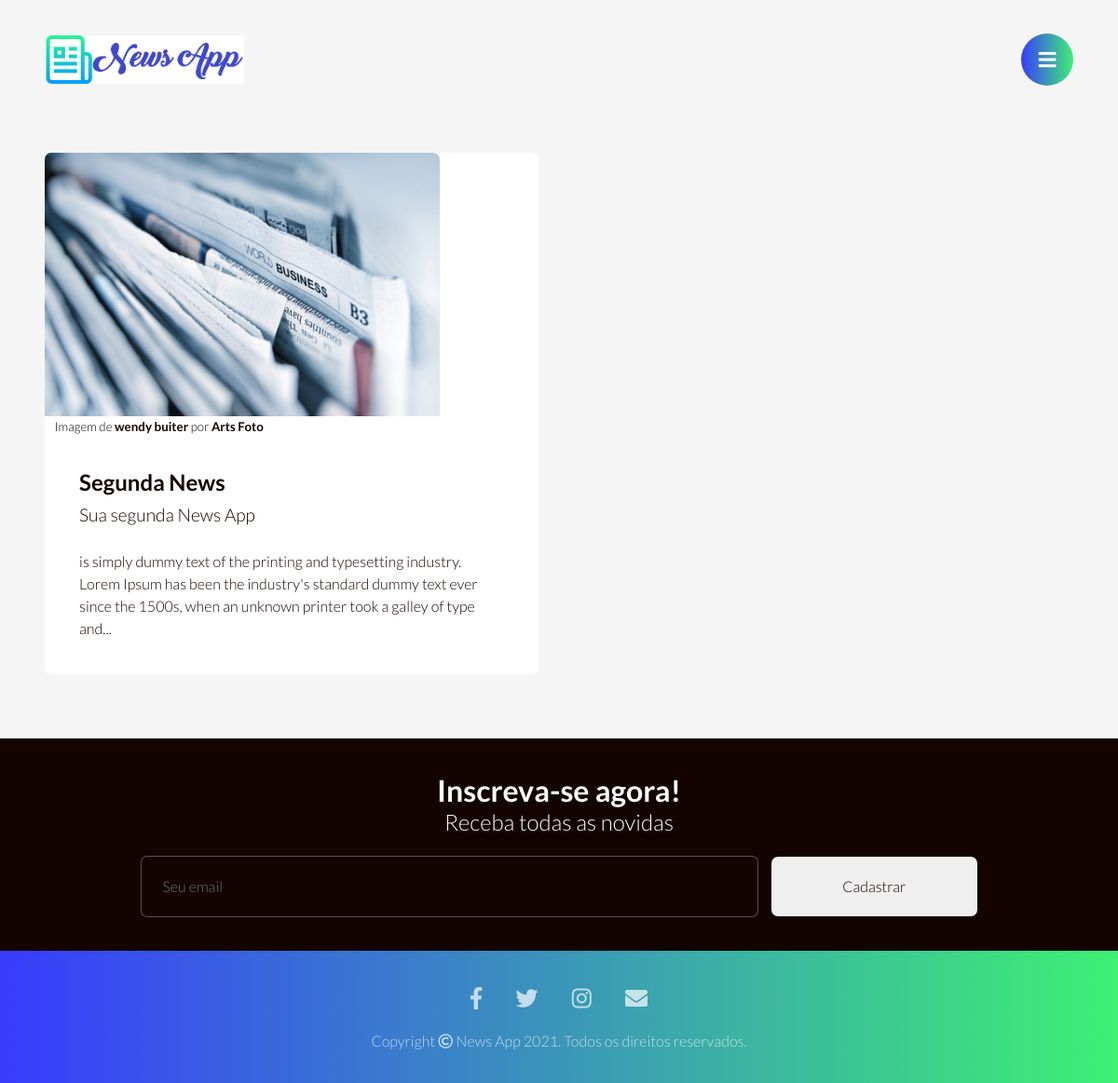
Screenshot of /categorias.php?id=1 with the database file from the repository.
### tables this page shows
CREATE TABLE `tbnoticias` (
  `id` int(11) NOT NULL,
  `titulo` varchar(100) NOT NULL,
  `sloga` varchar(255) NOT NULL,
  `conteudo` text NOT NULL,
  `autorId` int(11) NOT NULL,
  `categoriaId` int(11) NOT NULL,
  `criado` datetime DEFAULT NULL
);

### core/postscategoria.php (called while the page is built)
<?php
include_once('dbconfig.php');
class PostsCategoria{
    public function select_id($post_id){
        global $pdo;
        $query = $pdo->prepare("SELECT * FROM `tbnoticias` WHERE categoriaId= ?");
        $query->bindValue(1, $post_id);
        $query->execute();
        return $query->fetchAll();
    }
}
?>

### core/funcoes.php (called while the page is built, shortened)
<?php
function limitarTexto($texto, $limite)
{
    $texto = substr($texto, 0, strrpos(substr($texto, 0, $limite), ' ')) . '...';
    return $texto;
}

### categorias.php (the view)
<?php
require_once(__DIR__ . '/header.php');
require_once(__DIR__ . '/core/funcoes.php');
require_once(__DIR__ . '/core/postscategoria.php');
if (isset($_GET['id'])) {
    $dados = new PostsCategoria;
    $id = $_GET['id'];
    $post = $dados->select_id($id);
    if ($post != null) {
?>
        <main class=" container">
            <?php
            foreach ($post as $item) {
            ?>
                <article class="posts">
                    <a href="noticia.php?id=<?php echo $item['id']; ?>"><img src="<?php $URL ?>./img/posts/article1.jpg" alt="Post 1"></a>
                    <div class="fonte">
                        Imagem de <a href="#" target="_blanck">wendy buiter</a> por <a href="#" target="_blanck">Arts Foto</a>
                    </div>
                    <div class="inner">
                        <a href="noticia.php?id=<?php echo $item['id']; ?>">
                            <?php echo $item['titulo']; ?>
                        </a>
                        <h4>
                            <?php echo $item['sloga']; ?>
                        </h4>
                        <p><?php
                            echo (limitarTexto($item['conteudo'], $limite = 200));
                            ?></p>
                    </div>
                </article>
            <?php
            }
            ?>
        </main>
        <section class="newsletter container">
            <h2>Inscreva-se agora!</h2>
            <h3>Receba todas as novidas</h3>
            <form>
                <input class="bt-black" type="email" placeholder="Seu email" />
                <button class="bt-white">Cadastrar</button>
            </form>
        </section>
<?php
 require_once('footer.php');
    } else {
        header(('Location: index.php'));
        exit();
    }
}

### css/indexstyle.css (style rules this page uses)
* { margin: 0; padding: 0; font-size: 100%; border: none; outline: none; font-weight: 300; box-sizing: border-box; font-family: "Lato", sans-serif; }
body { background-color: #f5f5f5; }
a { text-decoration: none; }
img { max-width: 100%; }
.container { width: 100%; float: left; padding: 3% 4%; text-align: center; }
.fonte { font-size: 10pt; padding-left: 2%; }
.fonte a { color: #130400; text-decoration: none; font-weight: bold; }
.posts { width: 100%; text-align: left; margin-bottom: 3%; background-color: #fff; border-radius: 7px; }
.posts img { width: 80%; border-radius: 7px 7px 0 0; }
.inner { padding: 7%; }
.inner a { font-size: 1.5em; color: #130400; font-weight: 700; }
.inner h4 { font-size: 1.2em; color: #130400; margin-top: 2%; }
.inner p { margin-top: 6%; color: #130400; line-height: 1.5em; }
.newsletter { background-color: #130400; }
.newsletter h2 { font-size: 1.5em; color: #fff; font-weight: 700; }
.newsletter h3 { color: #fff; }
.newsletter form { margin-top: 2%; }
.newsletter input { width: 80%; color: #fff; border: 1px solid rgba(255, 255, 255, 0.3); padding: 5%; background-color: #130400; border-radius: 7px; }
.newsletter button { width: 80%; color: #130400; padding: 5%; cursor: pointer; margin-top: 2%; border-radius: 7px; }
@media screen and (min-width: 768px) { .posts { width: 49%; float: left; margin-right: 2%; } }
@media screen and (min-width: 768px) { .newsletter h2 { font-size: 2em; } }
@media screen and (min-width: 768px) { .newsletter h3 { font-size: 1.5em; } }
@media screen and (min-width: 768px) { .newsletter input { width: 70%; padding: 2%; float: left; margin-right: 1%; } }
@media screen and (min-width: 768px) { .newsletter button { width: 29%; padding: 2%; float: right; margin-top: 0; } }
@media screen and (min-width: 960px) { .posts { width: 48%; } }
@media screen and (min-width: 960px) { .newsletter input { width: 60%; float: none; } }
@media screen and (min-width: 960px) { .newsletter button { width: 20%; float: none; } }

### rows the page displays
tbnoticias: titulo "Segunda News", sloga "Sua segunda News App", conteudo "is simply dummy text of the printing and typesetting industry. Lorem Ipsum has been the industry's standard dummy text ever since the 1500s, when an unknown printer took a galley of type and..."
